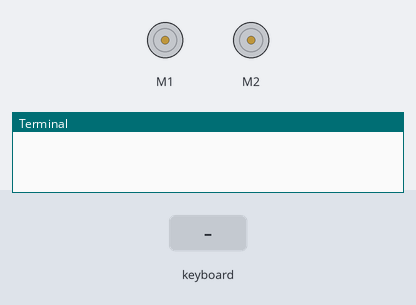
A program run on a simulated Raspberry Pi (BCM pin numbers). Parts: 2 × DC motor (green arrow = forward, orange = backward, longer = faster), the last lines printed to the terminal. The inputs (shaded band) are chosen by the test bench. Motors are numbered in the order the program creates them (left before right in a Robot).

Above: at 1.2 s.
1.3 s: key up typed on the keyboard
At 1.45 s:
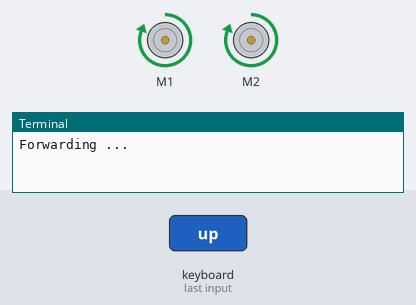
3.1 s: key down typed on the keyboard
At 3.25 s:
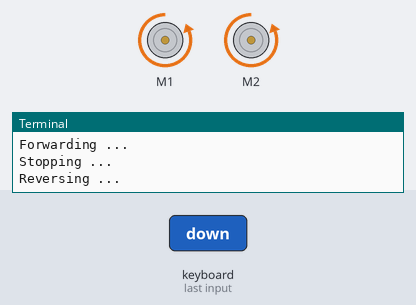
4.9 s: key left typed on the keyboard
At 5.05 s:
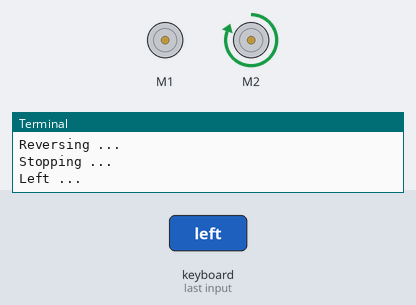
6.7 s: key right typed on the keyboard
At 6.85 s:
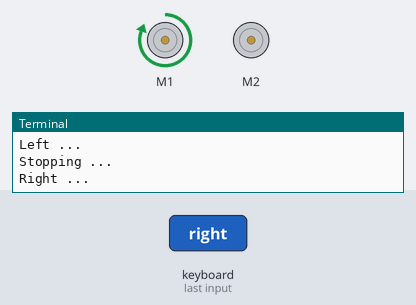
Timing chart, 0 to 9.5 s (numbered marks = the images above; inputs shaded):
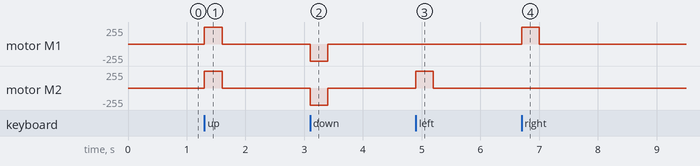

Measured:
- after the input at 1.3 s, motor M1, motor M2: stopped → forward 255/255 at once, → stopped 0.30 s later
- after the input at 3.1 s, motor M1, motor M2: stopped → backward 255/255 at once, → stopped 0.30 s later
- after the input at 4.9 s, motor M2: stopped → forward 255/255 at once, → stopped 0.30 s later
- after the input at 6.7 s, motor M1: stopped → forward 255/255 at once, → stopped 0.30 s later

The program:

move.py
```python
#!/usr/bin/python3.7
from gpiozero import Motor
import curses

blmotor = Motor(forward=9, backward=11)
brmotor = Motor(forward=10, backward=12)

def left():
    print('Left ...')
    brmotor.forward()

def right():
    print('Right ...')
    blmotor.forward()

def forward():
    print('Forwarding ...')
    blmotor.forward()
    brmotor.forward()

def reverse():
    print('Reversing ...')
    blmotor.backward()
    brmotor.backward()

def stop():
    print('Stopping ...')
    blmotor.stop()
    brmotor.stop()

actions = {
    curses.KEY_UP:    forward,
    curses.KEY_DOWN:  reverse,
    curses.KEY_LEFT:  left,
    curses.KEY_RIGHT: right,
}

def main(window):

    next_key = None
    while True:
        curses.halfdelay(1)
        if next_key is None:
            key = window.getch()
        else:
            key = next_key
            next_key = None
        if key != -1:
            curses.halfdelay(3)
            action = actions.get(key)
            if action is not None:
                action()
            next_key = key
            while next_key == key:
                next_key = window.getch()
            stop()


if __name__ == "__main__":
    curses.wrapper(main)
```
